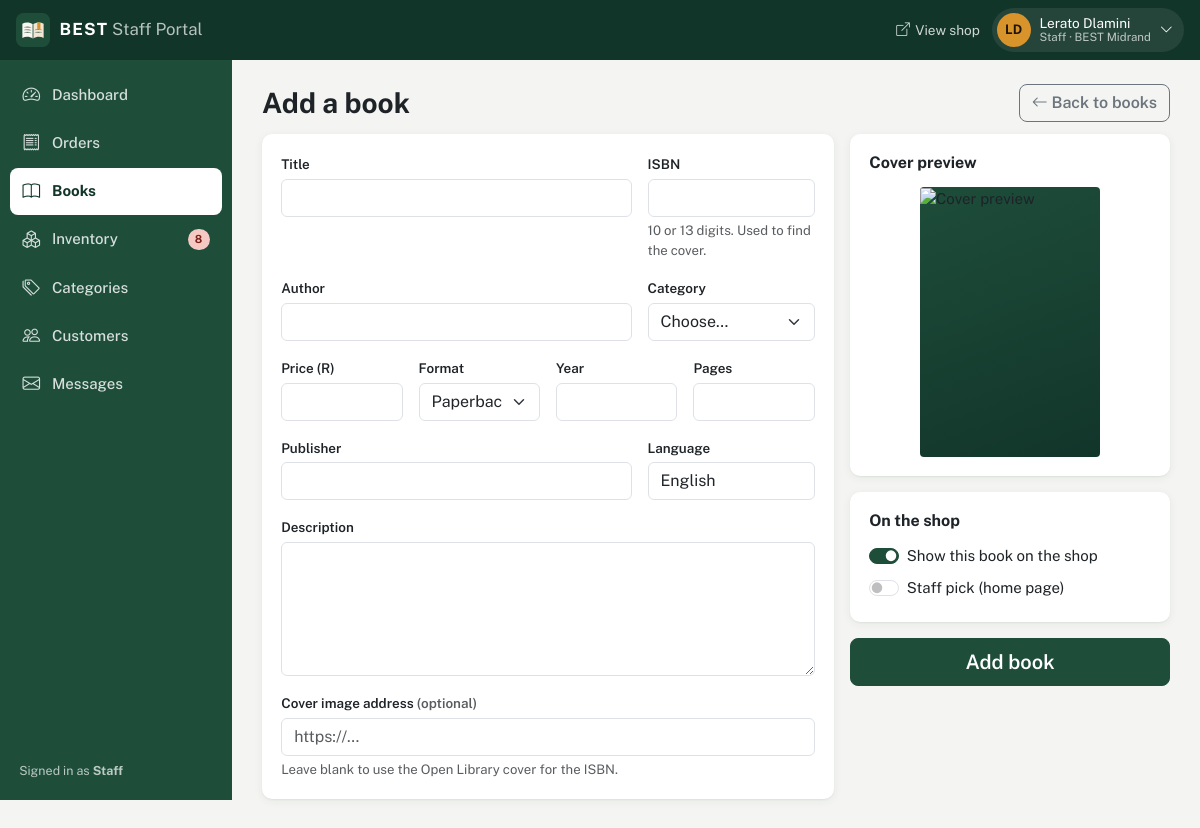
/staff/bookEdit.php (signed in), run on the app's committed database.
### tables this page shows
CREATE TABLE Staff (
  accountID INT PRIMARY KEY,
   
  storeID INT NULL,
  jobTitle VARCHAR(100) NOT NULL DEFAULT 'Store Assistant',
  CONSTRAINT fk_staff_account FOREIGN KEY (accountID) REFERENCES UserAccount (accountID) ON DELETE CASCADE,
  CONSTRAINT fk_staff_store FOREIGN KEY (storeID) REFERENCES Store (storeID) ON DELETE SET NULL
);

CREATE TABLE UserAccount (
  accountID INT PRIMARY KEY AUTO_INCREMENT,
  firstName VARCHAR(100) NOT NULL,
  lastName VARCHAR(100) NOT NULL,
  email VARCHAR(255) NOT NULL UNIQUE,
  phoneNumber VARCHAR(30) NULL,
  passwordHash VARCHAR(255) NOT NULL,
  accountStatus ENUM('active', 'suspended') NOT NULL DEFAULT 'active',
   
  mustChangePassword BOOLEAN NOT NULL DEFAULT FALSE,
  createdBy INT NULL,
  dateCreated DATETIME NOT NULL DEFAULT CURRENT_TIMESTAMP,
  lastLogin DATETIME NULL,
  CONSTRAINT fk_account_createdby FOREIGN KEY (createdBy) REFERENCES UserAccount (accountID) ON DELETE SET NULL,
  INDEX idx_account_status (accountStatus)
);

CREATE TABLE Store (
  storeID INT PRIMARY KEY AUTO_INCREMENT,
  name VARCHAR(120) NOT NULL UNIQUE,
  addressLine VARCHAR(255) NOT NULL,
  city VARCHAR(100) NOT NULL,
  province VARCHAR(60) NOT NULL,
  postalCode VARCHAR(10) NOT NULL,
  phoneNumber VARCHAR(30) NOT NULL,
  email VARCHAR(255) NOT NULL,
  openingHours VARCHAR(255) NOT NULL,
  isActive BOOLEAN NOT NULL DEFAULT TRUE,
  dateCreated DATETIME NOT NULL DEFAULT CURRENT_TIMESTAMP
);

### includes/helpers/database.php (called while the page is built, shortened)
<?php
function fetchAll(mysqli $conn, string $sql, array $params = []): array
{
    $stmt = $conn->prepare($sql);
    if (!$stmt->execute($params ?: null)) {
        error_log('Query failed: ' . $stmt->error);
        return [];
    }
    $result = $stmt->get_result();
    return $result ? $result->fetch_all(MYSQLI_ASSOC) : [];
}
function fetchOne(mysqli $conn, string $sql, array $params = []): ?array
{
    return fetchAll($conn, $sql, $params)[0] ?? null;
}
function fetchValue(mysqli $conn, string $sql, array $params = []): mixed
{
    $row = fetchOne($conn, $sql, $params);
    return $row ? array_values($row)[0] : null;
}

### staff/helpers/auth.php (called while the page is built, shortened)
<?php
require_once __DIR__ . '/../../includes/helpers/database.php';
function requireStaff(?mysqli $conn): array
{
    $account = isset($_SESSION['accountID']) ? fetchOne($conn,
        "SELECT u.accountID, u.firstName, u.lastName, u.email, u.phoneNumber, u.accountStatus, u.mustChangePassword, u.lastLogin,
                CASE WHEN a.accountID IS NOT NULL THEN 'Admin' WHEN s.accountID IS NOT NULL THEN 'Staff' END AS role,
                s.storeID, s.jobTitle, st.name AS storeName
         FROM UserAccount u
         LEFT JOIN Admin a ON a.accountID = u.accountID
         LEFT JOIN Staff s ON s.accountID = u.accountID
         LEFT JOIN Store st ON st.storeID = s.storeID
         WHERE u.accountID = ?",
        [(int) $_SESSION['accountID']]) : null;
    return $account;
}
function isAdmin(array $account): bool
{
    return $account['role'] === 'Admin';
}

### includes/helpers/forms.php (called while the page is built, shortened)
<?php
function e(?string $value): string
{
    return htmlspecialchars((string) $value, ENT_QUOTES, 'UTF-8');
}
function intParam(array $source, string $key): ?int
{
    $value = $source[$key] ?? null;
    return is_string($value) && ctype_digit($value) ? (int) $value : (is_int($value) ? $value : null);
}

### includes/helpers/books.php (called while the page is built, shortened)
<?php
require_once __DIR__ . '/database.php';
function coverSrc(array $book, string $size = 'M'): string
{
    return 'https://covers.openlibrary.org/b/isbn/' . rawurlencode($book['isbn'] ?? '') . '-' . $size . '.jpg?default=false';
}

### staff/bookEdit.php (the view, shortened to what this page needs)
<?php
    require_once __DIR__ . '/../includes/helpers/books.php';
    require_once __DIR__ . '/helpers/auth.php';
    $conn = db();
    $account = requireStaff($conn);
    $bookID = intParam($_GET, 'id');
    $existing = $bookID ? getBookForEdit($conn, $bookID) : null;
    $input = $existing ?? [
        'title' => '', 'author' => '', 'isbn' => '', 'categoryID' => null, 'publisher' => '', 'publishYear' => '',
        'pageCount' => '', 'language' => 'English', 'format' => 'Paperback', 'price' => '', 'description' => '',
        'coverImageURL' => '', 'isFeatured' => false, 'isActive' => true,
    ];
    $pageTitle = $existing ? 'Edit book' : 'Add a book';
    $activePage = 'books';
    $pageActions = '<a href="books.php" class="btn btn-outline-secondary"><i class="bi bi-arrow-left" aria-hidden="true"></i> Back to books</a>';
    include __DIR__ . '/components/layout.php';
?>
<form method="post" class="edit-layout needs-validation" novalidate>
    <section class="panel">
        <div class="row g-3">
            <div class="col-md-8">
                <label class="form-label" for="title">Title</label>
                <input class="form-control" id="title" name="title" value="<?= e($input['title']) ?>" required maxlength="255">
            </div>
            <div class="col-md-4">
                <label class="form-label" for="isbn">ISBN</label>
                <input class="form-control" id="isbn" name="isbn" value="<?= e($input['isbn']) ?>" required pattern="[0-9Xx\- ]{10,17}" inputmode="numeric" data-isbn-input>
                <div class="form-text">10 or 13 digits. Used to find the cover.</div>
            </div>
            <div class="col-md-8">
                <label class="form-label" for="author">Author</label>
                <input class="form-control" id="author" name="author" value="<?= e($input['author']) ?>" required maxlength="255">
            </div>
            <div class="col-md-4">
                <label class="form-label" for="categoryID">Category</label>
                <select class="form-select" id="categoryID" name="categoryID" required>
                    <option value="">Choose…</option>
                </select>
            </div>
            <div class="col-sm-6 col-md-3">
                <label class="form-label" for="price">Price (R)</label>
                <input class="form-control" id="price" name="price" type="number" step="0.01" min="0" value="<?= e((string) $input['price']) ?>" required>
            </div>
            <div class="col-sm-6 col-md-3">
                <label class="form-label" for="format">Format</label>
                <select class="form-select" id="format" name="format">
                    <?php foreach (BOOK_FORMATS as $format): ?><option <?= $input['format'] === $format ? 'selected' : '' ?>><?= $format ?></option><?php endforeach; ?>
                </select>
            </div>
            <div class="col-sm-6 col-md-3">
                <label class="form-label" for="publishYear">Year</label>
                <input class="form-control" id="publishYear" name="publishYear" type="number" min="1450" max="<?= date('Y') + 1 ?>" value="<?= e((string) $input['publishYear']) ?>">
            </div>
            <div class="col-sm-6 col-md-3">
                <label class="form-label" for="pageCount">Pages</label>
                <input class="form-control" id="pageCount" name="pageCount" type="number" min="1" value="<?= e((string) $input['pageCount']) ?>">
            </div>
            <div class="col-md-8">
                <label class="form-label" for="publisher">Publisher</label>
                <input class="form-control" id="publisher" name="publisher" value="<?= e($input['publisher']) ?>" maxlength="150">
            </div>
            <div class="col-md-4">
                <label class="form-label" for="language">Language</label>
                <input class="form-control" id="language" name="language" value="<?= e($input['language']) ?>" maxlength="40">
            </div>
            <div class="col-12">
                <label class="form-label" for="description">Description</label>
                <textarea class="form-control" id="description" name="description" rows="5" required minlength="20" maxlength="5000"><?= e($input['description']) ?></textarea>
            </div>
            <div class="col-12">
                <label class="form-label" for="coverImageURL">Cover image address <span class="text-muted">(optional)</span></label>
                <input class="form-control" id="coverImageURL" name="coverImageURL" type="url" value="<?= e($input['coverImageURL']) ?>" placeholder="https://…" data-cover-input>
                <div class="form-text">Leave blank to use the Open Library cover for the ISBN.</div>
            </div>
        </div>
    </section>
    <aside class="edit-side">
        <section class="panel">
            <h2 class="panel-title">Cover preview</h2>
            <div class="cover-preview">
                <img src="<?= e(coverSrc($input, 'M')) ?>" alt="Cover preview" data-cover-preview>
            </div>
        </section>
        <section class="panel">
            <h2 class="panel-title">On the shop</h2>
            <label class="form-check form-switch mb-2">
                <input class="form-check-input" type="checkbox" role="switch" name="isActive" value="1" <?= $input['isActive'] ? 'checked' : '' ?>>
                <span class="form-check-label">Show this book on the shop</span>
            </label>
            <label class="form-check form-switch">
                <input class="form-check-input" type="checkbox" role="switch" name="isFeatured" value="1" <?= $input['isFeatured'] ? 'checked' : '' ?>>
                <span class="form-check-label">Staff pick (home page)</span>
            </label>
        </section>
        <button class="btn btn-brand btn-lg w-100"><?= $existing ? 'Save changes' : 'Add book' ?></button>
    </aside>
</form>
<?php include __DIR__ . '/components/layoutEnd.php'; ?>

### staff/components/layout.php (shortened to what this page needs)
<?php
    $pageTitle = $pageTitle ?? 'Dashboard';
    $activePage = $activePage ?? 'dashboard';
    $role = $account['role'] ?? 'Staff';
    $navCounts = [
        'orders'    => (int) fetchValue($conn, "SELECT COUNT(*) FROM CustomerOrder WHERE status = 'pending'"),
        'messages'  => (int) fetchValue($conn, "SELECT COUNT(*) FROM ContactMessage WHERE status = 'new'"),
        'inventory' => (int) fetchValue($conn,
            "SELECT COUNT(*) FROM Inventory i JOIN Book b ON b.bookID = i.bookID AND b.isActive = TRUE
             JOIN Store s ON s.storeID = i.storeID AND s.isActive = TRUE WHERE i.quantity <= i.reorderLevel"
            . (!isAdmin($account) && $account['storeID'] ? " AND i.storeID = " . (int) $account['storeID'] : '')),
    ];
    $navLinks = [
        ['dashboard',  'Dashboard',   'dashboard.php',   ['Admin', 'Staff'], 'speedometer2'],
        ['orders',     'Orders',      'orders.php',      ['Admin', 'Staff'], 'receipt'],
        ['books',      'Books',       'books.php',       ['Admin', 'Staff'], 'book'],
        ['inventory',  'Inventory',   'inventory.php',   ['Admin', 'Staff'], 'boxes'],
        ['categories', 'Categories',  'categories.php',  ['Admin', 'Staff'], 'tags'],
        ['customers',  'Customers',   'customers.php',   ['Admin', 'Staff'], 'people'],
        ['messages',   'Messages',    'messages.php',    ['Admin', 'Staff'], 'envelope'],
        ['stores',     'Stores',      'stores.php',      ['Admin'],          'shop'],
        ['accounts',   'Staff & Roles', 'accounts.php',  ['Admin'],          'person-gear'],
        ['activity',   'Activity Log', 'activityLog.php', ['Admin'],         'clock-history'],
    ];
    $navLinks = array_values(array_filter($navLinks, fn ($link) => in_array($role, $link[3], true)));
?>
<!DOCTYPE html>
<html lang="en">
<head>
    <link href="https://cdn.jsdelivr.net/npm/bootstrap@5.3.8/dist/css/bootstrap.min.css" rel="stylesheet">
    <link href="https://cdn.jsdelivr.net/npm/bootstrap-icons@1.13.1/font/bootstrap-icons.min.css" rel="stylesheet">
    <link rel="stylesheet" href="assets/css/dashboard.css?v=<?= filemtime(__DIR__ . '/../assets/css/dashboard.css') ?>">
</head>
<body class="<?= $role === 'Admin' ? 'admin-portal' : 'staff-portal' ?>">
    <header class="portal-header">
        <a class="portal-brand" href="dashboard.php">
            <img src="../assets/images/logo.svg" alt="" width="34" height="34">
            <span><strong>BEST</strong> <span class="portal-brand-sub">Staff Portal</span></span>
        </a>
        <div class="portal-header-actions">
            <a href="../index.php" class="portal-header-link d-none d-md-inline-flex" target="_blank" rel="noopener"><i class="bi bi-box-arrow-up-right" aria-hidden="true"></i> View shop</a>
            <div class="dropdown">
                <button class="portal-user" type="button" data-bs-toggle="dropdown" aria-expanded="false">
                    <span class="portal-avatar" aria-hidden="true"><?= e(mb_substr($account['firstName'], 0, 1) . mb_substr($account['lastName'], 0, 1)) ?></span>
                    <span class="portal-user-text d-none d-sm-flex">
                        <span><?= e($account['firstName'] . ' ' . $account['lastName']) ?></span>
                        <small><?= e($role) ?><?= $account['storeName'] ? ' · ' . e($account['storeName']) : '' ?></small>
                    </span>
                    <i class="bi bi-chevron-down small" aria-hidden="true"></i>
                </button>
            </div>
        </div>
    </header>
    <div class="portal-body">
        <nav class="portal-nav offcanvas-lg offcanvas-start" id="portalNav" tabindex="-1" aria-label="Portal navigation">
            <ul class="portal-nav-list">
                <?php foreach ($navLinks as [$key, $label, $href, , $icon]): ?>
                    <li>
                        <a class="portal-nav-link<?= $activePage === $key ? ' active' : '' ?>" href="<?= $href ?>"<?= $activePage === $key ? ' aria-current="page"' : '' ?>>
                            <i class="bi bi-<?= $icon ?>" aria-hidden="true"></i>
                            <span><?= $label ?></span>
                            <?php if (!empty($navCounts[$key])): ?>
                                <span class="portal-nav-badge<?= $key === 'inventory' ? ' is-warning' : '' ?>"><?= $navCounts[$key] ?></span>
                            <?php endif; ?>
                        </a>
                    </li>
                <?php endforeach; ?>
            </ul>
            <p class="portal-nav-role">Signed in as <strong><?= e($role) ?></strong></p>
        </nav>
        <main class="portal-main" id="main">
            <div class="portal-heading">
                <h1><?= e($pageTitle) ?></h1>
                <?php if (!empty($pageActions)): ?>
                    <div class="portal-heading-actions"><?= $pageActions ?></div>
                <?php endif; ?>
            </div>

### data on the page
staff: accountID.lastName "LD", accountID.lastName "Lerato Dlamini", storeID.name "BEST Midrand"

### other printed values
$role "Staff"
$label "Dashboard"
$label "Orders"
$label "Books"
$label "Inventory"
$navCounts[$key] "8"
$label "Categories"
$label "Customers"
$label "Messages"
$pageTitle "Add a book"
form field format "Paperback"
